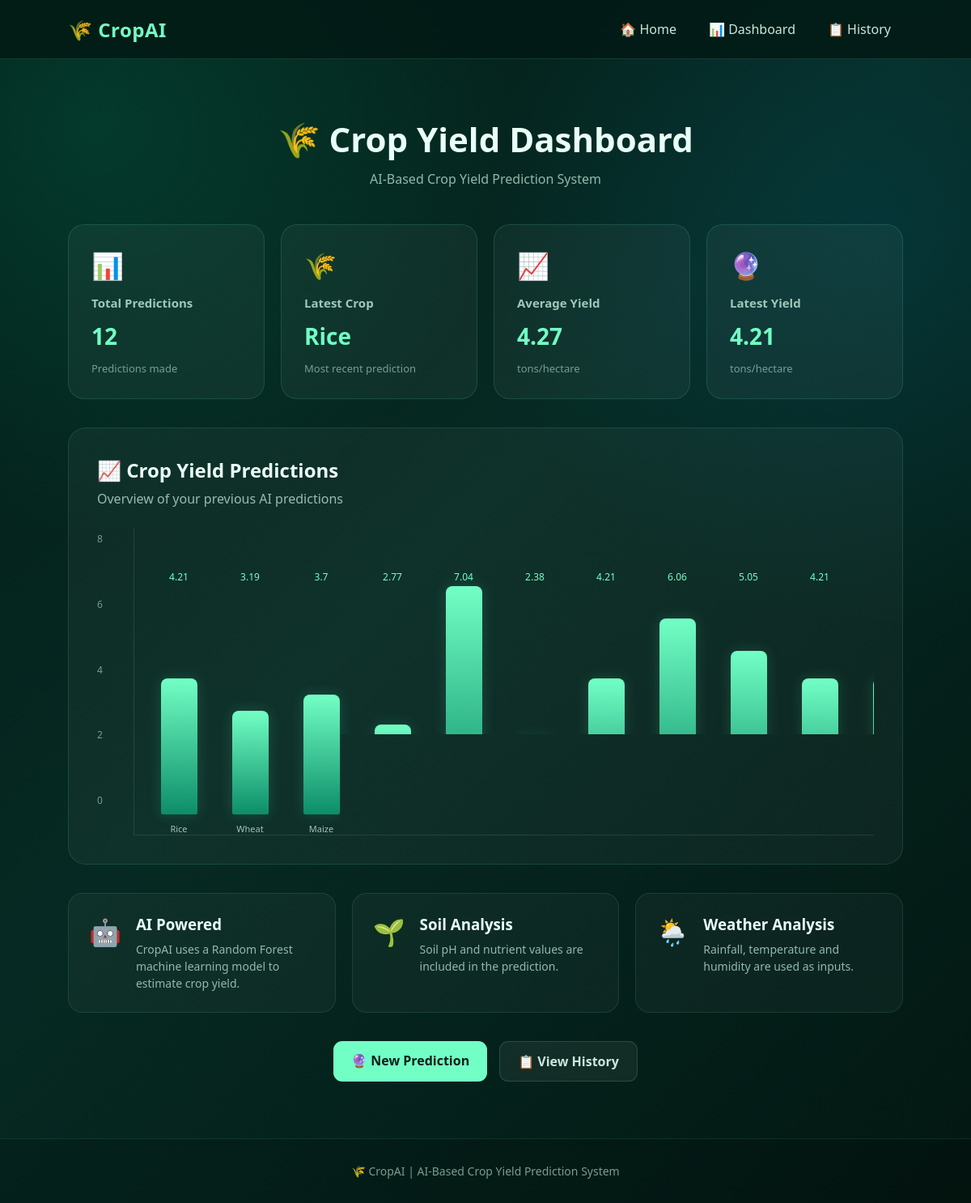
/dashboard, run on the app's committed database.
### tables this page shows
CREATE TABLE predictions (
    id INTEGER PRIMARY KEY AUTOINCREMENT,
    crop TEXT,
    rainfall REAL,
    temperature REAL,
    humidity REAL,
    soil_ph REAL,
    nitrogen REAL,
    phosphorus REAL,
    potassium REAL,
    predicted_yield REAL
, prediction_date TEXT);

### app.py (the view)
@app.route("/dashboard")
def dashboard():
    conn = get_db_connection()
    cursor = conn.cursor()
    cursor.execute(
        "SELECT COUNT(*) FROM predictions"
    )
    total_predictions = cursor.fetchone()[0]
    cursor.execute(
        """
        SELECT crop, predicted_yield
        FROM predictions
        ORDER BY id DESC
        LIMIT 1
        """
    )
    latest = cursor.fetchone()
    if latest:
        latest_crop = latest[0]
        latest_yield = latest[1]
    else:
        latest_crop = "No data"
        latest_yield = 0
    cursor.execute(
        """
        SELECT AVG(predicted_yield)
        FROM predictions
        """
    )
    average_yield = cursor.fetchone()[0]
    if average_yield is None:
        average_yield = 0
    average_yield = round(
        float(average_yield),
        2
    )
    cursor.execute(
        """
        SELECT crop, predicted_yield
        FROM predictions
        ORDER BY id ASC
        """
    )
    chart_data = cursor.fetchall()
    conn.close()
    crop_names_for_chart = []
    crop_yields = []
    for row in chart_data:
        crop_names_for_chart.append(row[0])
        crop_yields.append(row[1])
    return render_template(
        "dashboard.html",
        total_predictions=total_predictions,
        latest_crop=latest_crop,
        latest_yield=latest_yield,
        average_yield=average_yield,
        crop_names=crop_names_for_chart,
        crop_yields=crop_yields
    )

### app.py (called while the page is built)
def get_db_connection():
    conn = sqlite3.connect("crop_yield.db")
    return conn

### templates/dashboard.html (shortened to what this page needs)
<!DOCTYPE html>
<html>
<head>
    <link rel="stylesheet"
          href="{{ url_for('static', filename='style.css') }}">
</head>
<body>
<nav class="navbar">
    <div class="logo">
        🌾 CropAI
    </div>
    <div class="nav-links">
        <a href="/">🏠 Home</a>
        <a href="/dashboard">📊 Dashboard</a>
        <a href="/history">📋 History</a>
    </div>
</nav>
<div class="dashboard-container">
    <div class="dashboard-header">
        <h1>
            🌾 Crop Yield Dashboard
        </h1>
        <p>
            AI-Based Crop Yield Prediction System
        </p>
    </div>
    <div class="dashboard-cards">
        <div class="dashboard-card">
            <div class="card-icon">
                📊
            </div>
            <h3>
                Total Predictions
            </h3>
            <div class="card-value">
                {{ total_predictions }}
            </div>
            <p>
                Predictions made
            </p>
        </div>
        <div class="dashboard-card">
            <div class="card-icon">
                🌾
            </div>
            <h3>
                Latest Crop
            </h3>
            <div class="card-value">
                {{ latest_crop }}
            </div>
            <p>
                Most recent prediction
            </p>
        </div>
        <div class="dashboard-card">
            <div class="card-icon">
                📈
            </div>
            <h3>
                Average Yield
            </h3>
            <div class="card-value">
                {{ average_yield }}
            </div>
            <p>
                tons/hectare
            </p>
        </div>
        <div class="dashboard-card">
            <div class="card-icon">
                🔮
            </div>
            <h3>
                Latest Yield
            </h3>
            <div class="card-value">
                {{ latest_yield }}
            </div>
            <p>
                tons/hectare
            </p>
        </div>
    </div>
    <div class="chart-container">
        <h2>
            📈 Crop Yield Predictions
        </h2>
        <p style="color:#9bbab1; margin-bottom:25px;">
            Overview of your previous AI predictions
        </p>
        <div class="chart">
            <div class="chart-y">
                <span>8</span>
                <span>6</span>
                <span>4</span>
                <span>2</span>
                <span>0</span>
            </div>
            <div class="chart-content">
                <div class="bars">
                    {% for i in range(crop_names|length) %}
                    <div class="bar-item">
                        <div class="bar-number">
                            {{ crop_yields[i] }}
                        </div>
                        <div class="bar-wrapper">
                            <div class="bar"
                                 style="height: {{ crop_yields[i] * 40 }}px;">
                            </div>
                        </div>
                        <div class="bar-name">
                            {{ crop_names[i] }}
                        </div>
                    </div>
                    {% endfor %}
                </div>
            </div>
        </div>
    </div>
    <div class="dashboard-info">
        <div class="info-box">
            <div class="info-icon">
                🤖
            </div>
            <div>
                <h3>
                    AI Powered
                </h3>
                <p>
                    CropAI uses a Random Forest
                    machine learning model to
                    estimate crop yield.
                </p>
            </div>
        </div>
        <div class="info-box">
            <div class="info-icon">
                🌱
            </div>
            <div>
                <h3>
                    Soil Analysis
                </h3>
                <p>
                    Soil pH and nutrient values
                    are included in the prediction.
                </p>
            </div>
        </div>
        <div class="info-box">
            <div class="info-icon">
                🌦️
            </div>
            <div>
                <h3>
                    Weather Analysis
                </h3>
                <p>
                    Rainfall, temperature and
                    humidity are used as inputs.
                </p>
            </div>
        </div>
    </div>
    <div class="dashboard-actions">
        <a href="/"
           class="action-button">
            🔮 New Prediction
        </a>
        <a href="/history"
           class="action-button secondary">
            📋 View History
        </a>
    </div>
</div>
<footer>
    <p>
        🌾 CropAI | AI-Based Crop Yield Prediction System
    </p>
</footer>
</body>
</html>

### static/style.css (style rules this page uses)
* { margin: 0; padding: 0; box-sizing: border-box; }
html { scroll-behavior: smooth; }
body { font-family: "Segoe UI", Arial, sans-serif; color: #e8fff6; background: radial-gradient(circle at 10% 10%, rgba(0, 255, 170, 0.12), transparent 30%), radial-gradient(circle at 90% 20%, rgba(0, 180, 255, 0.10), transparent 30%), linear-gradient(135deg, #031c17, #062a23 45%, #031712); min-height: 100vh; overflow-x: hidden; }
.navbar { width: 100%; min-height: 72px; padding: 15px 7%; display: flex; align-items: center; justify-content: space-between; background: rgba(3, 25, 20, 0.82); border-bottom: 1px solid rgba(114, 255, 197, 0.15); backdrop-filter: blur(18px); position: sticky; top: 0; z-index: 1000; }
.logo { font-size: 24px; font-weight: 800; color: #72ffc5; letter-spacing: 0.5px; }
.nav-links { display: flex; gap: 10px; }
.nav-links a { color: #c7e8dc; text-decoration: none; padding: 10px 15px; border-radius: 10px; transition: 0.3s; }
.dashboard-container { width: 86%; max-width: 1300px; margin: auto; padding: 70px 0; }
.dashboard-header { text-align: center; margin-bottom: 45px; }
.dashboard-header h1 { font-size: 42px; margin-bottom: 10px; }
.dashboard-header p { color: #91b9ac; }
.dashboard-cards { display: grid; grid-template-columns: repeat(4, 1fr); gap: 20px; }
.dashboard-card { padding: 28px; min-height: 190px; border-radius: 20px; background: rgba(255, 255, 255, 0.045); border: 1px solid rgba(114, 255, 197, 0.13); transition: 0.3s; }
.card-icon { font-size: 32px; margin-bottom: 15px; }
.dashboard-card h3 { color: #9fc8ba; font-size: 15px; }
.card-value { color: #72ffc5; font-size: 28px; font-weight: 800; margin: 12px 0; }
.dashboard-card p { color: #789d92; font-size: 13px; }
.chart-container { margin-top: 35px; padding: 35px; border-radius: 22px; background: rgba(255, 255, 255, 0.04); border: 1px solid rgba(114, 255, 197, 0.12); }
.chart-container h2 { margin-bottom: 8px; }
.chart { min-height: 380px; display: flex; margin-top: 25px; }
.chart-y { width: 45px; display: flex; flex-direction: column; justify-content: space-between; padding: 5px 0 35px; color: #769d91; font-size: 12px; }
.chart-content { flex: 1; display: flex; align-items: flex-end; border-left: 1px solid rgba(255,255,255,0.1); border-bottom: 1px solid rgba(255,255,255,0.1); overflow-x: auto; }
.bars { min-width: 100%; height: 330px; display: flex; align-items: flex-end; justify-content: space-around; gap: 18px; padding: 0 20px; }
.bar-item { height: 100%; min-width: 70px; display: flex; flex-direction: column; justify-content: flex-end; align-items: center; }
.bar-number { color: #72ffc5; font-size: 12px; margin-bottom: 5px; }
.bar-wrapper { height: 280px; width: 45px; display: flex; align-items: flex-end; }
.bar { width: 100%; min-height: 5px; border-radius: 8px 8px 2px 2px; background: linear-gradient( to top, #0c8d68, #72ffc5 ); box-shadow: 0 0 18px rgba(114, 255, 197, 0.15); transition: 0.4s; }
.bar-name { margin-top: 10px; font-size: 11px; color: #9ec7ba; text-align: center; }
.dashboard-info { margin-top: 35px; display: grid; grid-template-columns: repeat(3, 1fr); gap: 20px; }
.info-box { display: flex; gap: 18px; padding: 25px; border-radius: 18px; background: rgba(255, 255, 255, 0.035); border: 1px solid rgba(114, 255, 197, 0.11); }
.info-icon { font-size: 32px; }
.info-box h3 { margin-bottom: 8px; }
.info-box p { color: #91b9ac; line-height: 1.5; font-size: 14px; }
.dashboard-actions { display: flex; justify-content: center; gap: 15px; flex-wrap: wrap; margin-top: 35px; }
.action-button { display: inline-block; text-decoration: none; padding: 13px 22px; border-radius: 11px; background: #72ffc5; color: #032019; font-weight: 700; transition: 0.3s; }
.action-button.secondary { background: rgba(255,255,255,0.06); color: #c9e8dd; border: 1px solid rgba(114,255,197,0.16); }
footer { text-align: center; padding: 30px 20px; border-top: 1px solid rgba(114,255,197,0.1); color: #789d92; font-size: 14px; background: rgba(0,0,0,0.15); }

### data on the page
predictions: crop "Rice", predicted_yield "4.21"
predictions: predicted_yield "4.21", crop "Rice"
predictions: predicted_yield "3.19", crop "Wheat"
predictions: predicted_yield "3.7", crop "Maize"
predictions: predicted_yield "2.77"
predictions: predicted_yield "7.04"
predictions: predicted_yield "2.38"
predictions: predicted_yield "4.21"
predictions: predicted_yield "6.06"
predictions: predicted_yield "5.05"
predictions: predicted_yield "4.21"

### other printed values
{{ total_predictions }} "12"
{{ average_yield }} "4.27"
